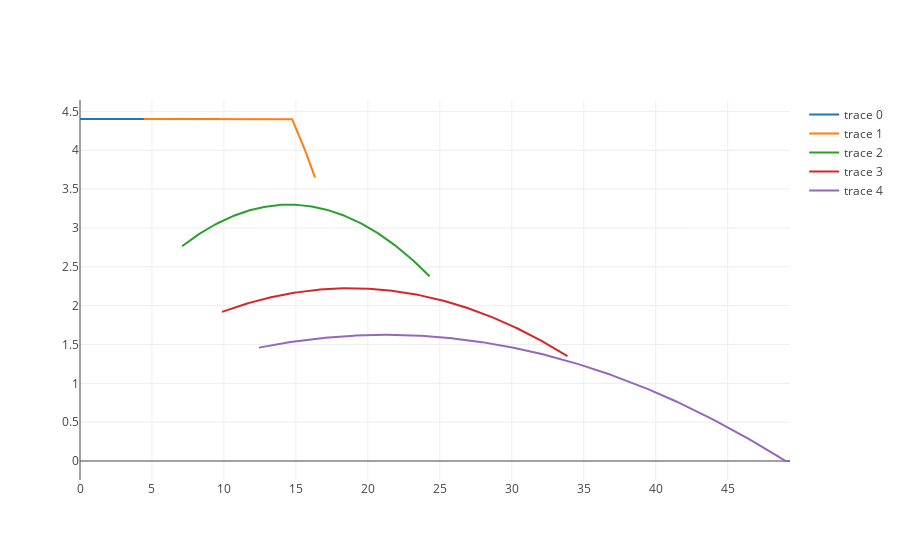

Notebook cell for this chart:
### Code cell
sol = driver(dict(vehicle_id=39393, inputs=dict(inputs={'gear_shifting_style': 0.8, 'degree': 2})))
iplot(sol['outputs']['discrete_acceleration_curves'])
